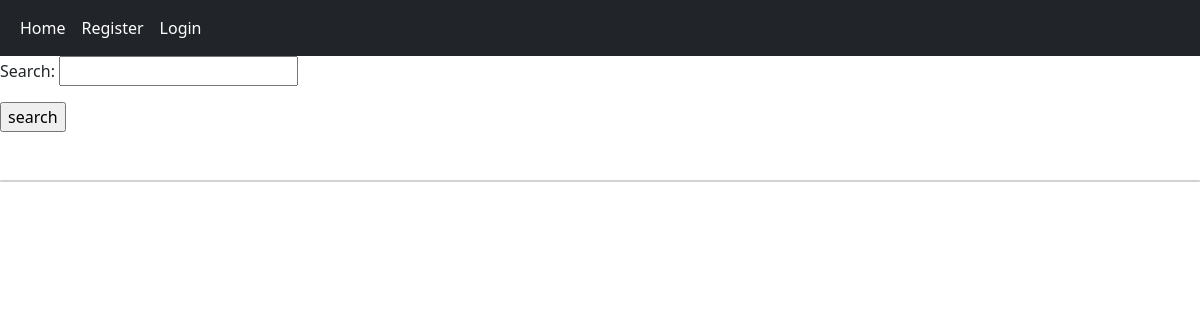
Before: /home/ with the older database file.
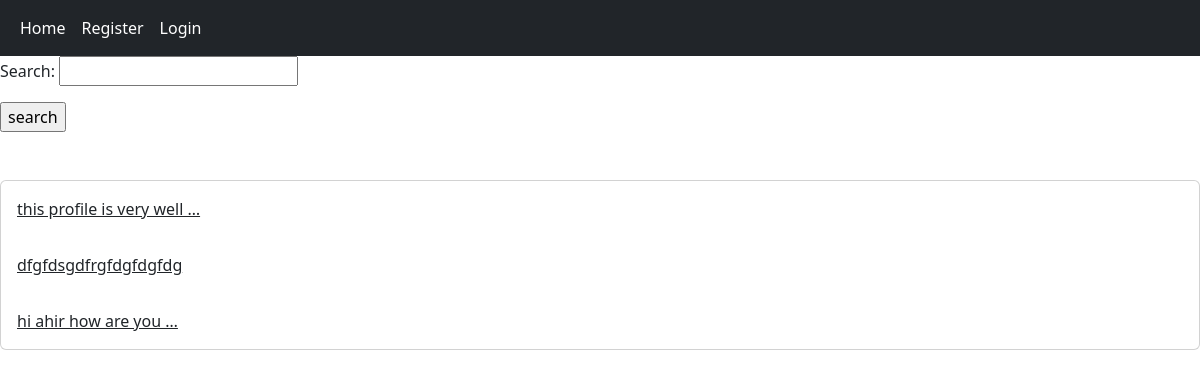
After: the same page with the newer database file.
### home_app/models.py (models this page shows, shortened)
class UserPost(models.Model):
    user = models.ForeignKey(User, on_delete=models.CASCADE, related_name='posts')
    body = models.TextField()
    slug = models.SlugField()
    created = models.DateTimeField(auto_now_add=True)
    update = models.DateTimeField(auto_now=True)
    class Meta:
        ordering = ('-created',)
    def get_absolute_url(self):
        return reverse('home_app:post_detail', args=(self.id, self.slug))

### home_app/views.py (the view)
# urls.py: path('', views.HomeView.as_view(), name="home"),
class HomeView(View):
    form_class=PostSearchForm
    def get(self, request):
        posts=UserPost.objects.all()
        if request.GET.get('search'):
            posts = posts.filter(body__contains=request.GET['search'])
        return render(request, 'home_app/home.html', {'posts':posts, 'form':self.form_class})

### home_app/templates/home_app/home.html
{% extends 'base.html' %}
{% block content %}
    <form action="" method='get'>
        {{ form.as_p }}
        <input type="submit"  value="search">
    </form><br/><br/>
    <div class="card">
        {% for post in posts %}
        <a href="{{ post.get_absolute_url }}" class="card-body">
            {{ post.body|truncatewords:5 }}
        </a>
        {% endfor %}
    </div>
{% endblock %}

Changed rows visible on the page:
added UserPost: body "this profile is very well …"
added UserPost: body "dfgfdsgdfrgfdgfdgfdg"
added UserPost: body "hi ahir how are you …"
